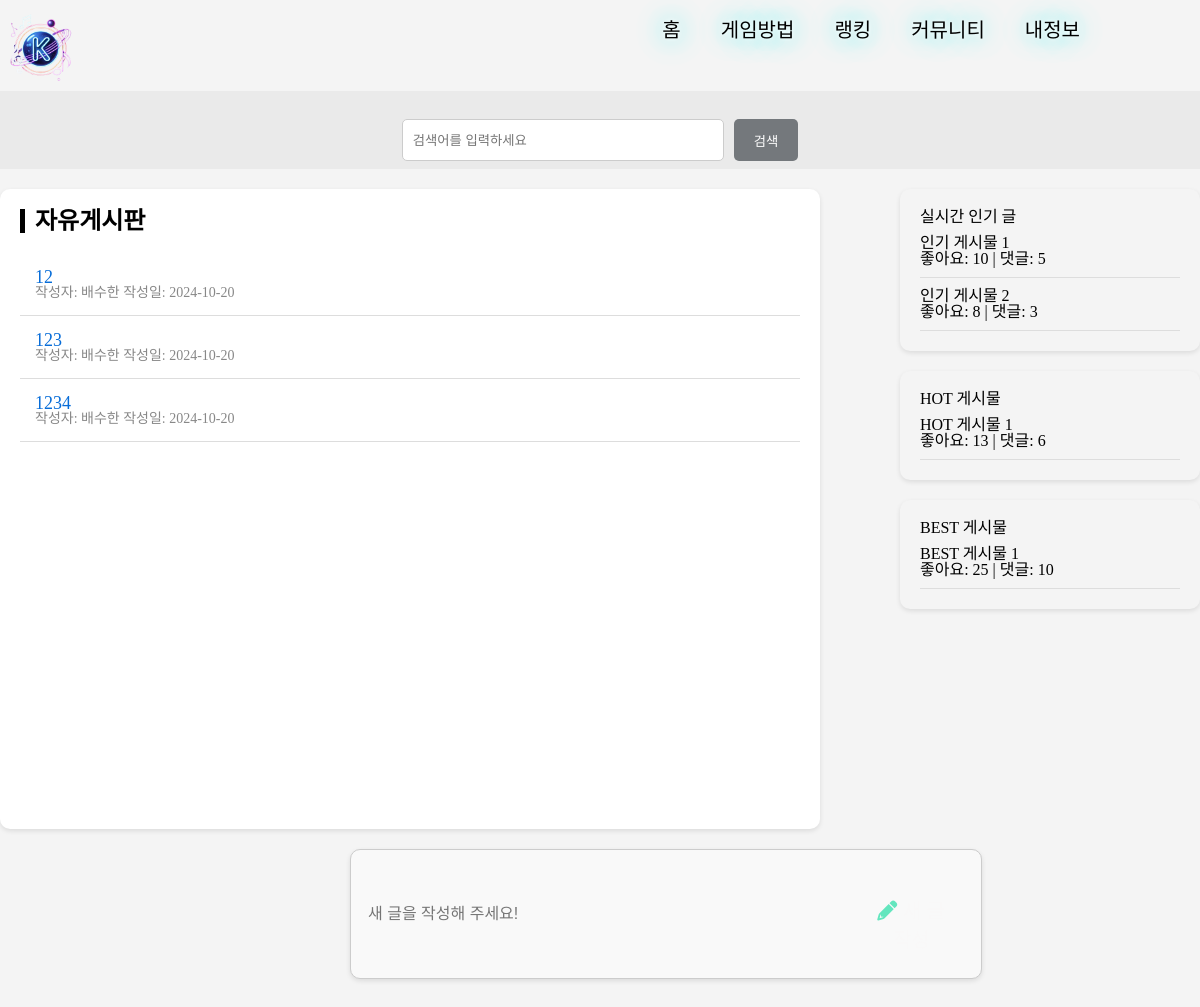
The app's page /comunity/, older data.
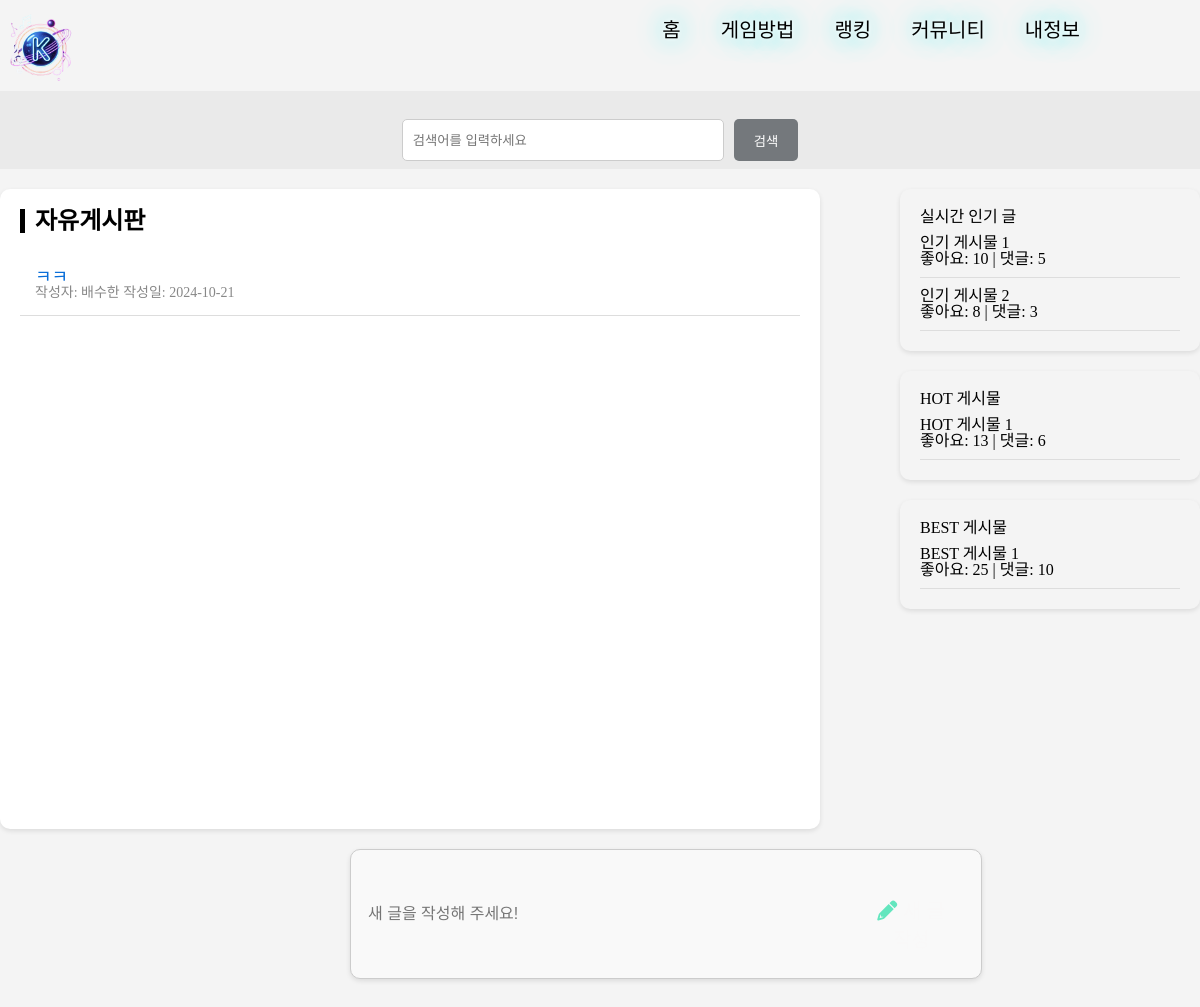
The same page, newer data.
### myapp/models.py (models this page shows, shortened)
class Post(models.Model):
    title = models.CharField(max_length=255)
    content = models.TextField()
    video = models.FileField(upload_to='videos/', null=True, blank=True)  # FileField 사용
    created_at = models.DateTimeField(auto_now_add=True)
    author = models.ForeignKey(Player, on_delete=models.CASCADE, related_name='posts')  # 작성자를 Player 모델의 nickname으로 설정

class Player(models.Model):
    GENDER_CHOICES = [
        ('M', '남자'),
        ('F', '여자'),
    ]
    nickname = models.CharField(max_length=100, primary_key=True)  # 닉네임을 primary_key로 설정
    gender = models.CharField(max_length=1, choices=GENDER_CHOICES, default='M')  # 성별 필드 추가, 기본값 M
    score  = models.FloatField(null=True, blank=True) # 평균 점수 필드 추가

### myapp/views.py (the view)
# urls.py: path('comunity/', views.comunity, name='comunity'),    # 커뮤니티 페이지
def comunity(request):
  posts = Post.objects.all() # 데이터베이스에서 모든 게시글 가져오기 ( Django 서버 측에서 데이터 가져오는곳임)
  return render(request, 'comunity.html', {'posts': posts})

### myapp/templates/comunity.html (shortened to what this page needs)
<!DOCTYPE html>
<html lang="en">
<head>
  {% load static %}
  <link rel="stylesheet" href="{% static 'css/reset.css' %}">
  <link rel="stylesheet" href="{% static 'css/main.css' %}">
  <link rel="stylesheet" href="https://cdnjs.cloudflare.com/ajax/libs/font-awesome/6.0.0-beta3/css/all.min.css">
</head>
<body>
  <div class="frame2">
    <nav class="header">
        <a href="{% url 'main' %}">
            <img src="{% static 'img/logo.png' %}" alt="로고">
        </a>
      <ul>
        <li><a href="{% url 'main' %}" class="neon-effect">홈</a></li>
        <li><a href="{% url 'gamerule' %}" class="neon-effect">게임방법</a></li>
        <li><a href="{% url 'rank' %}" class="neon-effect">랭킹</a></li>
        <li><a href="{% url 'comunity' %}" class="neon-effect">커뮤니티</a></li>
        <li><a href="{% url 'mypage' %}" class="neon-effect">내정보</a></li>
      </ul>
    </nav>
    <div class="search-bar">
        <input type="text" placeholder="검색어를 입력하세요">
        <button>검색</button>
    </div>
    <div class="container">
        <div class="main-content">
            <h2 class="board-title">자유게시판</h2>
            <div id="board-list" class="post-list">
              {% for post in posts %}
              <div class="post-item">
                <div class="post-title">
                  <a href="#" onclick="showPostDetail({{ post.id }})">{{ post.title }}</a>
                </div>
                <div class="post-info">
                    작성자: {{ post.author.nickname}}
                    작성일: {{ post.created_at|date:"Y-m-d" }}</div>
              </div>
              {% endfor %}
            </div>
        </div>
        <div class="right-sidebar">
            <div class="popular-posts">
                <h3>실시간 인기 글</h3>
                <div class="popular-post">
                    <div class="post-title">인기 게시물 1</div>
                    <div class="post-stats">좋아요: 10 | 댓글: 5</div>
                </div>
                <div class="popular-post">
                    <div class="post-title">인기 게시물 2</div>
                    <div class="post-stats">좋아요: 8 | 댓글: 3</div>
                </div>
            </div>
            <div class="popular-posts">
                <h3>HOT 게시물</h3>
                <div class="popular-post">
                    <div class="post-title">HOT 게시물 1</div>
                    <div class="post-stats">좋아요: 13 | 댓글: 6</div>
                </div>
            </div>
            <div class="popular-posts">
                <h3>BEST 게시물</h3>
                <div class="popular-post">
                    <div class="post-title">BEST 게시물 1</div>
                    <div class="post-stats">좋아요: 25 | 댓글: 10</div>
                </div>
            </div>
        </div>
    </div>
    <div class="new-post" id="new-post-section">
        <input type="text" placeholder="새 글을 작성해 주세요!" disabled />
        <button class="new-post-btn" onclick="window.location.href={% url 'write' %};">
            <i class="fa-solid fa-pencil" style="color: #63E6BE;"></i> 새 글 작성
        </button>
    </div>
    </div>
</body>
</html>

Row changes from the older to the newer data that the page shows:
removed Post: title "12", author.nickname "배수한", created_at "2024-10-20"
removed Post: title "123", author.nickname "배수한", created_at "2024-10-20"
removed Post: title "1234", author.nickname "배수한", created_at "2024-10-20"
added Post: title "ㅋㅋ", author.nickname "배수한", created_at "2024-10-21"
